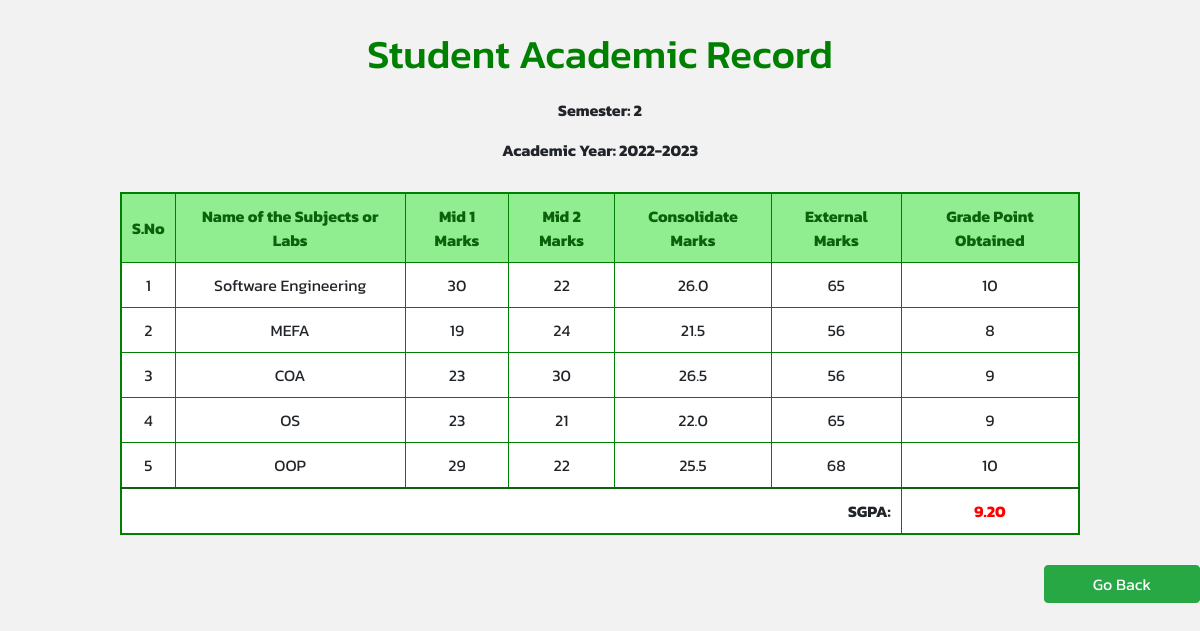
Screenshot of /marks (signed in) with the database file from the repository.
### CA/models.py (models this page shows, shortened)
class Subject(models.Model):
    subject_code = models.CharField(max_length=10)
    subject_name = models.CharField(max_length=100)
    credits = models.IntegerField()

class Marks(models.Model):
    subject = models.ForeignKey(Subject, on_delete=models.CASCADE)
    student = models.ForeignKey(Student, on_delete=models.CASCADE)
    mid1_marks = models.IntegerField(default=0,)
    mid2_marks = models.IntegerField(default=0, validators=[MinValueValidator(0), MaxValueValidator(30)])
    consolidate_marks = models.FloatField(default=0)
    external_marks = models.IntegerField(default=0, validators=[MinValueValidator(0), MaxValueValidator(70)])
    grade_points = models.IntegerField(default=0, validators=[MinValueValidator(0), MaxValueValidator(10)])

### CA/views.py (the view)
# urls.py: path('marks',marks,name='marks'),
@login_required
def marks(request):
    if request.user.groups.filter(name='Student').exists():
        student = request.user.student
    elif request.user.groups.filter(name='Counsellor').exists():
        student = request.user.username
    else:
        student = None
    subjects = Subject.objects.all()
    marks = Marks.objects.filter(student=student)
    sgpa = 0
    if marks:
        sgpa = calculate_sgpa(student)
    return render(request,'marks.html',{'subjects': subjects,'marks':marks, 'sgpa': sgpa})

### CA/views.py (called while the page is built)
def calculate_sgpa(student):
    marks = Marks.objects.filter(student=student)  # Retrieve marks for the student
    total_grade_points = 0
    total= 0
    total_credits=0
    for mark in marks:
        grade_points = mark.grade_points
        total_grade_points += grade_points
        credits=mark.subject.credits
        total_credits+=credits
        total += grade_points*credits
    if total_credits == 0:
        sgpa = Decimal(0)
    else:
        sgpa = Decimal(total / total_credits).quantize(Decimal('0.00'), rounding=ROUND_HALF_UP)  # Calculate SGPA and round to 2 decimal places
    return sgpa

### CA/templates/marks.html (shortened to what this page needs)
{% load static %}
<!DOCTYPE html>
<html>
<head>
    <link rel="stylesheet" href="https://cdn.jsdelivr.net/npm/bootstrap@4.6.0/dist/css/bootstrap.min.css">
</head>
<body>
    <h1>Student Academic Record</h1>
    <div class="semester-year">
        <p>Semester: 2</p>
        <p>Academic Year: 2022-2023</p>
    </div>
    <form method="">
        <table>
            <thead>
                <tr>
                    <th>S.No</th>
                    <th>Name of the Subjects or Labs</th>
                    <th>Mid 1 Marks</th>
                    <th>Mid 2 Marks</th>
                    <th>Consolidate Marks</th>
                    <th>External Marks</th>
                    <th>Grade Point Obtained</th>
                </tr>
            </thead>
             <tbody>
            {% for subject in subjects %}
            <tr>
                <td>{{ forloop.counter }}</td>
                <td>{{ subject.subject_name }}</td>
                {% for mark in marks %}
                   {% if mark.subject == subject %}
                    <td>{{ mark.mid1_marks }}</td>
                    <td>{{ mark.mid2_marks }}</td>
                    <td>{{ mark.consolidate_marks }}</td>
                    <td>{{ mark.external_marks }}</td>
                    <td>{{ mark.grade_points }}</td>
                   {% endif %}
                {% endfor %}
            </tr>
            {% endfor %}
            </tbody>
            <tfoot>
                <tr>
                    <td colspan="6" style="text-align: right;">SGPA: </td>
                    <td>{{ sgpa }}</td>
                </tr>
            </tfoot>
        </table>
        </form>
        <input type="button" value="Go Back" class="btn btn-success px-5 float-right" onclick="redirectToLogin()">
</body>
</html>

### CA/templates/marks.html (style rules this page uses)
body { font-family: 'Kanit', sans-serif;; background-color: #f2f2f2; }
h1 { text-align: center; color: green; margin-top: 30px; }
table { border-collapse: collapse; width: 80%; margin: 30px auto; border: 2px solid green; background-color: white; }
th, td { border: 1px solid green; padding: 10px; text-align: center; }
th { background-color:lightgreen; color:rgb(12, 98, 12); font-weight: bold; }
tfoot td { border-top: 2px solid rgb(12, 98, 12); font-weight: bold; }
tfoot td:last-child { color: red; }
.semester-year { text-align: center; margin: 20px 0; font-weight: bold; }

### rows the page displays
Subject: subject_name "Software Engineering"
Marks: mid1_marks "30", mid2_marks "22", consolidate_marks "26.0", external_marks "65", grade_points "10"
Subject: subject_name "MEFA"
Marks: mid1_marks "19", mid2_marks "24", consolidate_marks "21.5", external_marks "56", grade_points "8"
Subject: subject_name "COA"
Marks: mid1_marks "23", mid2_marks "30", consolidate_marks "26.5", external_marks "56", grade_points "9"
Subject: subject_name "OS"
Marks: mid1_marks "23", mid2_marks "21", consolidate_marks "22.0", external_marks "65", grade_points "9"
Subject: subject_name "OOP"
Marks: mid1_marks "29", mid2_marks "22", consolidate_marks "25.5", external_marks "68", grade_points "10"

### other values shown
{{ sgpa }} "9.20"
